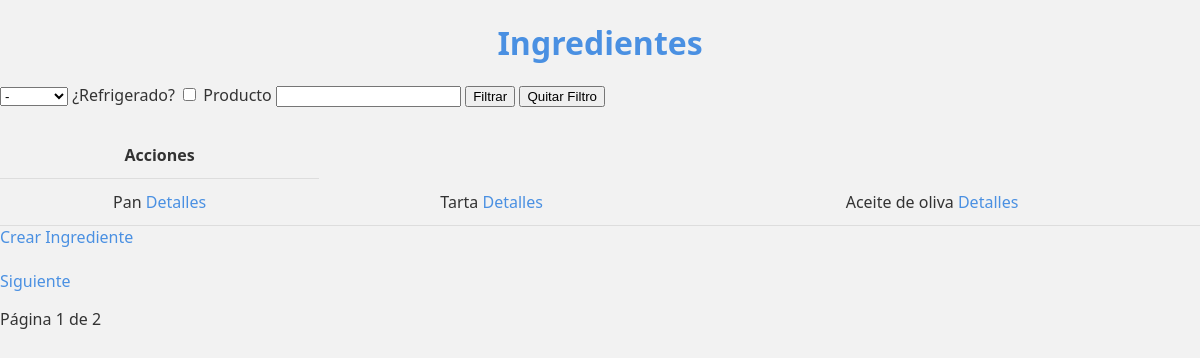
The page /ingredientes/ on the database as committed earlier.
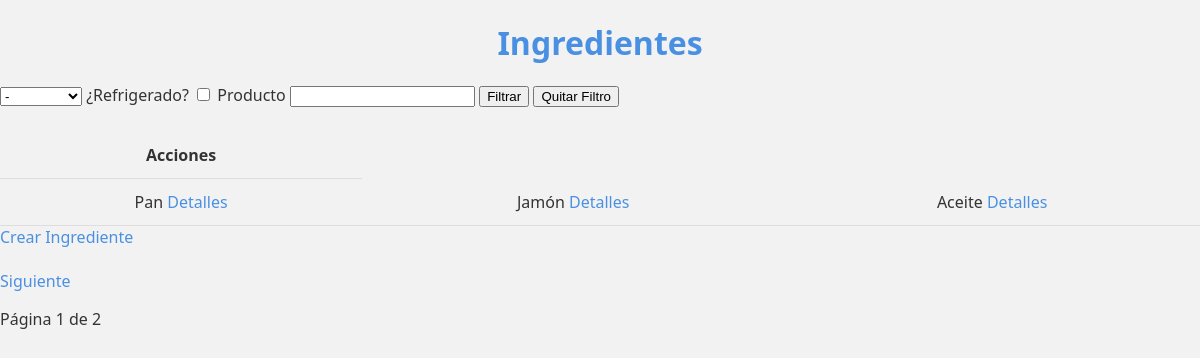
The same page on the database as committed later.
### app/models.py (models this page shows)
class Ingrediente(models.Model):
    nombre = models.CharField(max_length=40)
    categoria = models.ForeignKey(CategoriaIngrediente, on_delete=models.CASCADE)
    refrigerado = models.BooleanField()
    def __str__(self):
        return f"{self.nombre}"

### app/views.py (the view)
# urls.py: path('ingredientes/', views.IngredienteListView.as_view(), name='ingredientes_list'),
class IngredienteListView(ListView):
    model = Ingrediente
    template_name = 'app/ingredientes.html'
    context_object_name = 'ingredientes'
    paginate_by = 3
    def get_queryset(self):
        queryset = super().get_queryset()
        nombre_filtrado = self.request.GET.get('nombre')
        categoria_filtrado = self.request.GET.get('categoria')
        refrigerado_filtrado = self.request.GET.get('refrigerado')
        boton_reset = self.request.GET.get('reset')
        if boton_reset:
            return queryset
        if nombre_filtrado and nombre_filtrado != '-':
            queryset = queryset.filter(nombre = nombre_filtrado)
        if refrigerado_filtrado:
            queryset = queryset.filter(refrigerado = True)
        if categoria_filtrado:
            queryset = queryset.filter(categoria = categoria_filtrado)
        return queryset
    def get_context_data(self, **kwargs):
        contexto = super().get_context_data(**kwargs)
        print ('////////////////////////',contexto)
        contexto['categorias'] = CategoriaIngrediente.objects.all()
        return contexto

### app/templates/app/ingredientes.html (shortened to what this page needs)
{% extends 'app/base.html' %}
{% block titulo %} Ingredientes {% endblock %}
{% block contenido %}
<form action="" method="get">
    <select name="categoria" id="categoria">
        <option value="-" selected>-</option>
    </select>
    <label for="refrigerado">¿Refrigerado?</label>
    <input type="checkbox" name="refrigerado" id="refrigerado">
    <label for="producto">Producto</label>
    <input type="text" name="nombreprod" id="nombreprod">
    <input type="submit" value="Filtrar">
    <input type="submit" name="reset" value="Quitar Filtro">
</form>
<table>
    <tr>
            <th>Acciones</th>
    </tr>
    <tr>
        {% for ingrediente in ingredientes %}
            <td>{{ingrediente}} <a href="{% url 'ingrediente_detalles'  ingrediente.pk%}">Detalles</a> </td>
        {% empty %}
            <td>No hay ingredientes aún.</td>
        {% endfor %}
    </tr>
</table>
<a href="{% url 'nuevos_ingredientes' %}">Crear Ingrediente</a>
<br>
<br>
{% if is_paginated %}
        {% if page_obj.has_next %}
            <a href="?page={{ page_obj.next_page_number }}">Siguiente</a>
        {% endif %}
    {% endif %}
      <p>Página {{ page_obj.number }} de {{ page_obj.paginator.num_pages }}</p>
{% endblock %}

Rows that differ between the two databases and show on the page:
changed Ingrediente: nombre "Tarta" → "Jamón"
changed Ingrediente: nombre "Aceite de oliva" → "Aceite"
